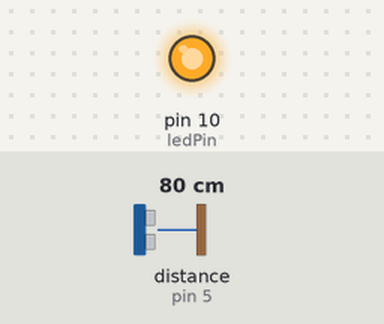
This sketch was run on a simulated Arduino Uno, built with avr-gcc and run on an emulated ATmega328P. On the bench: output pins drawn as LEDs (lit = HIGH). The test bench sets the inputs (shaded band); at power-on: distance to the obstacle (sensor on pin 5) 80 cm. The echo pulse lasts 58.3 µs per cm; what the sketch prints to the serial monitor is not drawn.

Above: at 1.3 s.
1.4 s: distance to the obstacle (sensor on pin 5) set to 97 cm
2.9 s: distance to the obstacle (sensor on pin 5) set to 106 cm
At 3.9 s:
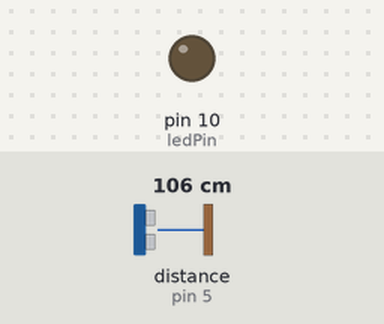
4.5 s: distance to the obstacle (sensor on pin 5) set to 2 cm
At 5.6 s:
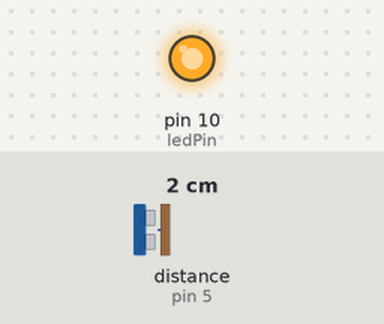
6.0 s: distance to the obstacle (sensor on pin 5) set to 120 cm
At 7.1 s:
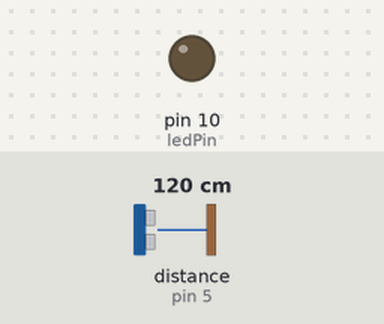
Timing chart, 0 to 8.5 s (numbered marks = the images above; inputs shaded):
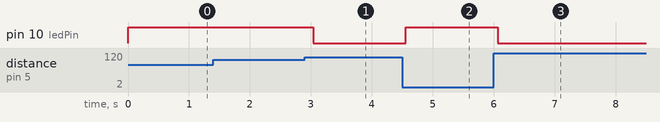

Measured:
- the behaviour switches between 100 and 101 cm on distance to the obstacle (sensor on pin 5) (found by bisection; images 0 and 1)
- after the input at 1.4 s, every drawn part: stays the same
- after the input at 2.9 s, pin 10 (ledPin): HIGH → LOW after 0.14 s
- after the input at 4.5 s, pin 10 (ledPin): LOW → HIGH after 0.06 s
- after the input at 6.0 s, pin 10 (ledPin): HIGH → LOW after 0.07 s

The sketch:

ultrasonic_sensor.ino
```cpp
#include <Ultrasonic.h>

int triggerPin = 3;
int echoPin = 5;
int ledPin = 10;
int divisorValue = 100; // If the distance is higher than that value, it sends one signal through serial, otherwise, sends another
float centimeters_distance;

Ultrasonic ultrasonic(triggerPin, echoPin);

void setup()
{
  Serial.begin(9600);
  pinMode(ledPin, OUTPUT);
}

void loop()
{
  centimeters_distance = ultrasonic.read();
  //Serial.print("Distance in centimeters: ");
  //Serial.println(centimeters_distance);
  if (centimeters_distance > divisorValue)
  {
    digitalWrite(ledPin, LOW);
    Serial.print("N");
  }
  else
  {
    digitalWrite(ledPin, HIGH);
    Serial.print("S");
  }
  delay(500);
}
```
